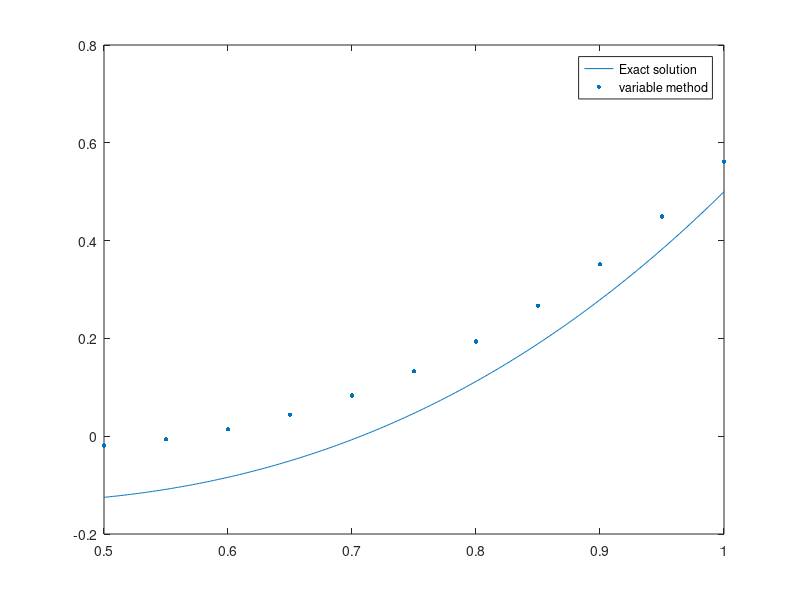

Write the MATLAB code that produced this figure.
clear;
clc;

function y = p(x)
  y = - ( 6 * x) / (3 * x.^2 - 1/2);
endfunction
function y = q(x)
  y = 1 / x;
endfunction
function y = f(x)
  y = 1 / 2 - x.^2;
endfunction

alpha0 = 0; betta0 = 1; gamma0 = 1/4;
alpha1 = 2; betta1 = 1; gamma1 = 3.5;

a = 0.5; b = 1;

tau = 0.05;
n = (b-a)/tau + 1;
X = a:tau:b;

u = @(x) x * (x.^2 - 1/2);

function [x, T, S] = solution(p, q, f, a, b, tau, init_val, n)
  x = a:tau:b;
  T(1) = init_val(1);
  S(1) = init_val(2);
  for k = 1:n - 1
    T(k + 1) = T(k) + tau * S(k);
    S(k + 1) = S(k) + tau * (-p(x(k)) * S(k) + q(x(k)) * T(k) + f(x(k)) );
  endfor
endfunction

init_vals1 = [0 0];
[X_1, T_1, S_1] = solution(@p, @q, @f, a, b, tau, init_vals1, n);

init_vals2 = [0 1];
[X_2, T_2, S_2] = solution(@p, @q, @f, a, b, tau, init_vals2, n);

init_vals3 = [1 0];
[X_3, T_3, S_3] = solution(@p, @q, @f, a, b, tau, init_vals3, n);

Z = T_1; Z_prim = S_1;
Z1 = T_2; Z1_prim = S_2;
Z2 = T_3; Z2_prim = S_3;

a11 = alpha0 * Z1(1) + betta0 * Z1_prim(1);
a12 = alpha0 * Z2(1) + betta0 * Z2_prim(1);
b1 = gamma0 - alpha0 * Z(1) - betta0 * Z_prim(1);
a21 = alpha1 * Z1(end) + betta1 * Z1_prim(end);
a22 = alpha1 * Z2(end) + betta1 * Z1_prim(end);
b2 = gamma1 - alpha1 * Z(end) - betta1 * Z_prim(end);

C = [a11 a12; a21 a22] \ [b1; b2];

u_method = Z + C(1)*Z1 + C(2)*Z2;
Z1_prim(1)

fplot(u, [min(X), max(X)]);
hold on;
scatter(X, u_method, 10, "filled");
legend("Exact solution", "variable method");